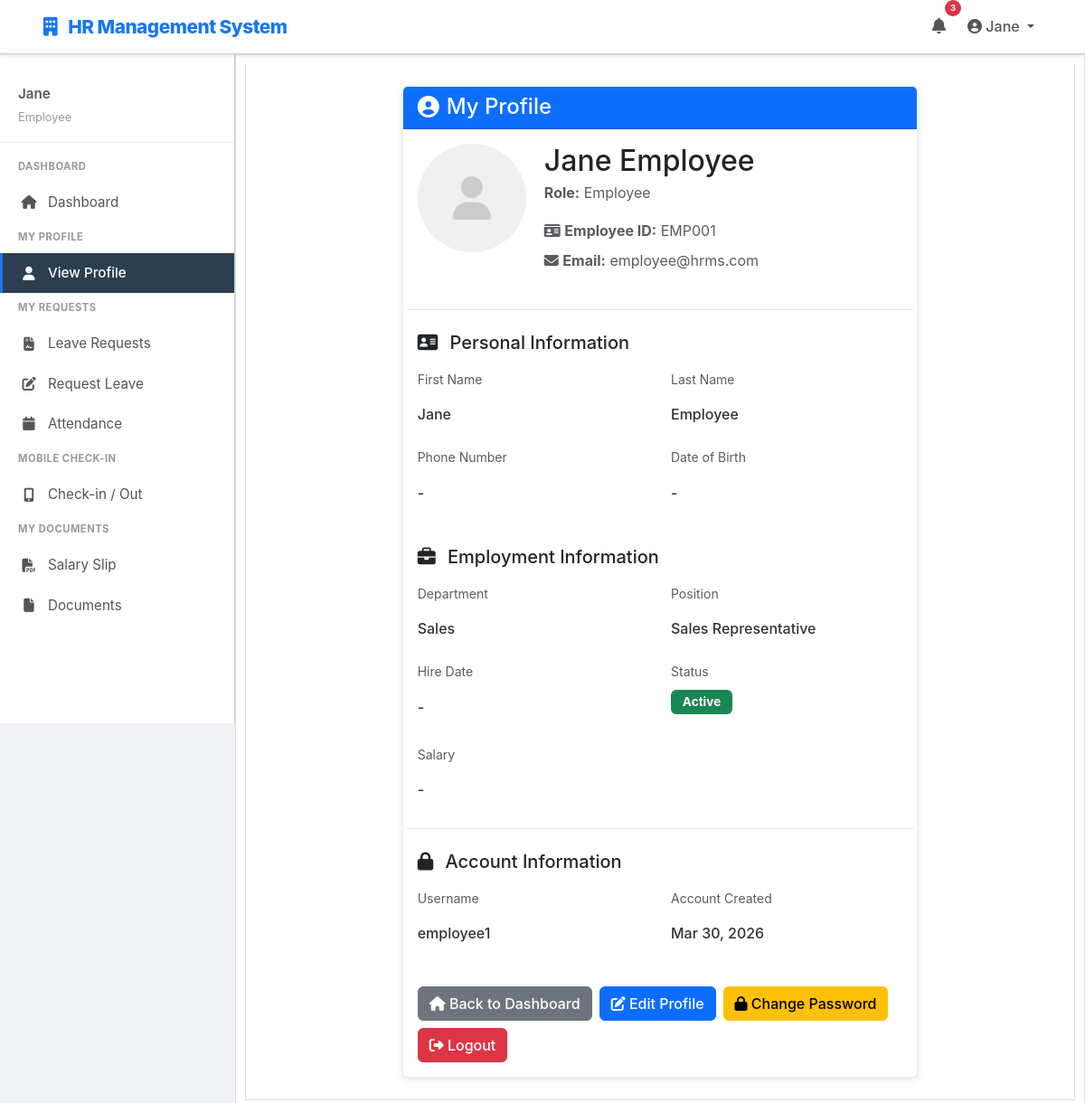
The app's page /profile/ (signed in) with its own data.
### employees/models.py (models this page shows, shortened)
class Employee(models.Model):
    user = models.OneToOneField(User, on_delete=models.CASCADE)
    role = models.CharField(max_length=20, choices=ROLE_CHOICES, default='employee')
    employee_id = models.CharField(max_length=50, unique=True)
    department = models.CharField(max_length=100, blank=True)
    position = models.CharField(max_length=100, blank=True)
    phone = models.CharField(max_length=20, blank=True)
    date_of_birth = models.DateField(null=True, blank=True)
    hire_date = models.DateField(null=True, blank=True)
    salary = models.DecimalField(max_digits=10, decimal_places=2, null=True, blank=True)
    is_active = models.BooleanField(default=True)
    created_at = models.DateTimeField(auto_now_add=True)
    updated_at = models.DateTimeField(auto_now=True)
    def get_role_label(self):
        role_map = {
            'admin': 'System Admin',
            'hradmin': 'HR Admin',
            'manager': 'Manager',
            'employee': 'Employee'
        }
        return role_map.get(self.role, self.role)
    class Meta:
        ordering = ['employee_id']

### employees/views.py (the view)
# urls.py: path('profile/', views.employee_profile, name='employee_profile'),
@never_cache
@login_required(login_url='home')
def employee_profile(request):
    try:
        employee = Employee.objects.get(user=request.user)
    except Employee.DoesNotExist:
        return redirect('home')
    context = {
        'employee': employee,
        'user': request.user,
    }
    return render(request, 'employees/profile.html', context)

### templates/employees/profile.html (shortened to what this page needs)
{% extends "base.html" %}
{% load static %}
{% block content %}
<div class="container-main p-4">
    <div class="row">
        <div class="col-md-8 mx-auto">
            <div class="card">
                <div class="card-header bg-primary text-white d-flex align-items-center">
                    <i class="fas fa-user-circle me-2" style="font-size: 1.5rem;"></i>
                    <h4 class="mb-0">My Profile</h4>
                </div>
                <div class="card-body">
                    <div class="row mb-4 pb-4 border-bottom">
                        <div class="col-md-3 text-center">
                            <div style="width: 120px; height: 120px; background: #f0f0f0; border-radius: 50%; margin: 0 auto; display: flex; align-items: center; justify-content: center;">
                                <i class="fas fa-user" style="font-size: 3rem; color: #ccc;"></i>
                            </div>
                        </div>
                        <div class="col-md-9">
                            <h2 class="mb-1">{{ user.get_full_name|default:user.username }}</h2>
                            <p class="text-muted mb-3">
                                <strong>Role:</strong> {{ employee.get_role_label }}
                            </p>
                            <p class="text-muted mb-2">
                                <i class="fas fa-id-card"></i> <strong>Employee ID:</strong> {{ employee.employee_id }}
                            </p>
                            <p class="text-muted">
                                <i class="fas fa-envelope"></i> <strong>Email:</strong> {{ user.email|default:"Not set" }}
                            </p>
                        </div>
                    </div>
                    <div class="row mb-4">
                        <div class="col-12">
                            <h5 class="mb-3"><i class="fas fa-address-card me-2"></i> Personal Information</h5>
                        </div>
                        <div class="col-md-6 mb-3">
                            <label class="form-label text-muted small">First Name</label>
                            <p class="form-control-plaintext">{{ user.first_name|default:"-" }}</p>
                        </div>
                        <div class="col-md-6 mb-3">
                            <label class="form-label text-muted small">Last Name</label>
                            <p class="form-control-plaintext">{{ user.last_name|default:"-" }}</p>
                        </div>
                        <div class="col-md-6 mb-3">
                            <label class="form-label text-muted small">Phone Number</label>
                            <p class="form-control-plaintext">{{ employee.phone|default:"-" }}</p>
                        </div>
                        <div class="col-md-6 mb-3">
                            <label class="form-label text-muted small">Date of Birth</label>
                            <p class="form-control-plaintext">
                                {% if employee.date_of_birth %}
                                    {{ employee.date_of_birth|date:"M d, Y" }}
                                {% else %}
                                    -
                                {% endif %}
                            </p>
                        </div>
                    </div>
                    <div class="row mb-4 pb-4 border-bottom">
                        <div class="col-12">
                            <h5 class="mb-3"><i class="fas fa-briefcase me-2"></i> Employment Information</h5>
                        </div>
                        <div class="col-md-6 mb-3">
                            <label class="form-label text-muted small">Department</label>
                            <p class="form-control-plaintext">{{ employee.department|default:"-" }}</p>
                        </div>
                        <div class="col-md-6 mb-3">
                            <label class="form-label text-muted small">Position</label>
                            <p class="form-control-plaintext">{{ employee.position|default:"-" }}</p>
                        </div>
                        <div class="col-md-6 mb-3">
                            <label class="form-label text-muted small">Hire Date</label>
                            <p class="form-control-plaintext">
                                {% if employee.hire_date %}
                                    {{ employee.hire_date|date:"M d, Y" }}
                                {% else %}
                                    -
                                {% endif %}
                            </p>
                        </div>
                        <div class="col-md-6 mb-3">
                            <label class="form-label text-muted small">Status</label>
                            <p>
                                {% if employee.is_active %}
                                    <span class="badge bg-success">Active</span>
                                {% else %}
                                    <span class="badge bg-danger">Inactive</span>
                                {% endif %}
                            </p>
                        </div>
                        <div class="col-md-6">
                            <label class="form-label text-muted small">Salary</label>
                            <p class="form-control-plaintext">
                                {% if employee.salary %}
                                    ${{ employee.salary|floatformat:2 }}
                                {% else %}
                                    -
                                {% endif %}
                            </p>
                        </div>
                    </div>
                    <div class="row mb-4">
                        <div class="col-12">
                            <h5 class="mb-3"><i class="fas fa-lock me-2"></i> Account Information</h5>
                        </div>
                        <div class="col-md-6 mb-3">
                            <label class="form-label text-muted small">Username</label>
                            <p class="form-control-plaintext">{{ user.username }}</p>
                        </div>
                        <div class="col-md-6 mb-3">
                            <label class="form-label text-muted small">Account Created</label>
                            <p class="form-control-plaintext">{{ user.date_joined|date:"M d, Y" }}</p>
                        </div>
                    </div>
                    <div class="d-flex gap-2 flex-wrap">
                        <a href="{% url 'dashboard' %}" class="btn btn-secondary">
                            <i class="fas fa-home"></i> Back to Dashboard
                        </a>
                        <a href="#" class="btn btn-primary">
                            <i class="fas fa-edit"></i> Edit Profile
                        </a>
                        <a href="#" class="btn btn-warning">
                            <i class="fas fa-lock"></i> Change Password
                        </a>
                        <a href="{% url 'logout' %}" class="btn btn-danger">
                            <i class="fas fa-sign-out-alt"></i> Logout
                        </a>
                    </div>
                </div>
            </div>
        </div>
    </div>
</div>
{% endblock %}

### templates/base.html (shortened to what this page needs)
{% load static %}
<!DOCTYPE html>
<html lang="en">
<head>
    <link href="https://cdn.jsdelivr.net/npm/bootstrap@5.3.0/dist/css/bootstrap.min.css" rel="stylesheet">
    <link rel="stylesheet" href="https://cdnjs.cloudflare.com/ajax/libs/font-awesome/6.4.0/css/all.min.css">
</head>
<body>
    <nav class="navbar navbar-expand-lg navbar-light">
        <div class="container-fluid px-5">
            <a class="navbar-brand" href="/">
                <i class="fas fa-building"></i> HR Management System
            </a>
            <div class="collapse navbar-collapse" id="navbarNav">
                <ul class="navbar-nav ms-auto">
                    {% if user.is_authenticated %}
                    <li class="nav-item">
                        <a class="nav-link position-relative" href="#" role="button" data-bs-toggle="dropdown">
                            <i class="fas fa-bell"></i>
                            <span class="position-absolute top-0 start-100 translate-middle badge rounded-pill bg-danger" style="font-size: 0.6rem;">
                                3
                            </span>
                        </a>
                    </li>
                    <li class="nav-item dropdown">
                        <a class="nav-link dropdown-toggle" href="#" id="profileDropdown" role="button" data-bs-toggle="dropdown" aria-expanded="false">
                            <i class="fas fa-user-circle"></i> {{ user.first_name|default:user.username }}
                        </a>
                    </li>
                    {% endif %}
                </ul>
            </div>
        </div>
    </nav>
    {% include 'sidebar.html' %}
    <div class="main-content" style="margin-top: 61px;">
        <div class="container-fluid p-0">
            <div class="container-main">
                {% block content %}{% endblock %}
            </div>
        </div>
    </div>
</body>
</html>

### templates/sidebar.html (shortened to what this page needs)
{% if user.is_authenticated %}
<div class="sidebar">
    <div class="sidebar-header">
        <h6>{{ user.first_name|default:user.username }}</h6>
        <small>{{ user.employee.get_role_label }}</small>
    </div>
    {% if user.employee.role == 'admin' %}
    <ul class="sidebar-menu">
        <div class="sidebar-section-title">Dashboard</div>
        <li><a href="{% url 'dashboard' %}"><i class="fas fa-home"></i> Dashboard</a></li>
    </ul>
    <ul class="sidebar-menu">
        <div class="sidebar-section-title">System Management</div>
        <li><a href="{% url 'employee_list' %}"><i class="fas fa-user-cog"></i> Manage User</a></li>
    </ul>
    <ul class="sidebar-menu">
        <div class="sidebar-section-title">Reports & Analytics</div>
        <li><a href="#"><i class="fas fa-chart-bar"></i> System Reports</a></li>
        <li><a href="#"><i class="fas fa-chart-pie"></i> Statistics</a></li>
    </ul>
    {% elif user.employee.role == 'employee' %}
    <ul class="sidebar-menu">
        <div class="sidebar-section-title">Dashboard</div>
        <li><a href="{% url 'dashboard' %}"><i class="fas fa-home"></i> Dashboard</a></li>
    </ul>
    <ul class="sidebar-menu">
        <div class="sidebar-section-title">My Profile</div>
        <li><a href="{% url 'employee_profile' %}"><i class="fas fa-user"></i> View Profile</a></li>
    </ul>
    <ul class="sidebar-menu">
        <div class="sidebar-section-title">My Requests</div>
        <li><a href="{% url 'employee_leave_requests' %}"><i class="fas fa-file-contract"></i> Leave Requests</a></li>
        <li><a href="{% url 'employee_request_leave' %}"><i class="fas fa-edit"></i> Request Leave</a></li>
        <li><a href="{% url 'employee_attendance' %}"><i class="fas fa-calendar"></i> Attendance</a></li>
    </ul>
    <ul class="sidebar-menu">
        <div class="sidebar-section-title">Mobile Check-in</div>
        <li><a href="/mobile/check-in/"><i class="fas fa-mobile-alt"></i> Check-in / Out</a></li>
    </ul>
    <ul class="sidebar-menu">
        <div class="sidebar-section-title">My Documents</div>
        <li><a href="{% url 'employee_salary_slips' %}"><i class="fas fa-file-pdf"></i> Salary Slip</a></li>
        <li><a href="{% url 'employee_documents' %}"><i class="fas fa-file"></i> Documents</a></li>
    </ul>
    {% endif %}
</div>
{% endif %}

### templates/base.html (style rules this page uses)
* { margin: 0; padding: 0; box-sizing: border-box; }
:root { --primary-color: #1877f2; --primary-dark: #065de8; --light-bg: #f0f2f5; --white: #ffffff; --border-color: #ccc; --text-color: #555; --text-secondary: #999; --text-dark: #050505; }
body { background-color: var(--light-bg); font-family: -apple-system, BlinkMacSystemFont, 'Segoe UI', Helvetica, Arial, sans-serif; color: var(--text-color); line-height: 1.6; padding: 0; margin: 0; min-height: 100vh; display: flex; flex-direction: column; }
.navbar { background: var(--white); box-shadow: 0 2px 4px rgba(0, 0, 0, 0.1); padding: 0.5rem 0; border-bottom: 1px solid var(--border-color); position: fixed; top: 0; width: 100%; z-index: 1000; }
.navbar-brand { font-size: 1.3rem; font-weight: 800; color: var(--primary-color) !important; letter-spacing: -0.5px; }
.navbar-brand i { margin-right: 8px; }
.navbar-nav .nav-link { color: var(--text-color) !important; transition: all 0.2s ease; margin-left: 0.5rem; font-weight: 500; }
.nav-link i.fa-bell { font-size: 1.1rem; }
.nav-link .badge { width: 18px; height: 18px; padding: 0; display: flex; align-items: center; justify-content: center; }
.container-main { background-color: var(--white); border-radius: 0; padding: 10px; box-shadow: none; margin: 0; border: 1px solid #ddd; border-top: none; }
.container-fluid { padding: 0; margin: 0; }

### templates/sidebar.html (style rules this page uses)
:root { --primary-color: #1877f2; --light-bg: #f0f2f5; --white: #ffffff; --border-color: #ccc; --text-color: #555; --text-secondary: #999; }
.sidebar { background: var(--white); border-right: 1px solid var(--border-color); height: calc(100vh - 60px); position: fixed; left: 0; top: 60px; width: 260px; padding: 20px 0; overflow-y: auto; z-index: 100; }
.sidebar-header { padding: 15px 20px; border-bottom: 1px solid #eee; margin-bottom: 10px; }
.sidebar-header h6 { color: var(--text-color); font-weight: 600; margin-bottom: 3px; font-size: 0.95rem; }
.sidebar-header small { color: var(--text-secondary); font-size: 0.8rem; }
.sidebar-menu { list-style: none; padding: 0; margin: 0; }
.sidebar-menu li { margin: 0; }
.sidebar-menu a { display: flex; align-items: center; padding: 10px 20px; color: var(--sidebar-text); text-decoration: none; transition: all 0.2s ease; border-left: 3px solid transparent; font-size: 0.95rem; }
.sidebar-menu a.active { background-color: #2b3e50; color: white; border-left-color: var(--primary-color); font-weight: 500; }
.sidebar-menu a i { width: 18px; margin-right: 12px; text-align: center; }
.sidebar-section-title { padding: 8px 20px; font-size: 0.7rem; text-transform: uppercase; color: var(--text-secondary); font-weight: 700; letter-spacing: 0.5px; transition: color 0.3s ease; }
.main-content { margin-left: 260px; margin-top: 0; padding: 0; background: var(--light-bg); }
.container-main { width: 100%; }

### templates/employees/profile.html (style rules this page uses)
.card { box-shadow: 0 2px 8px rgba(0, 0, 0, 0.1); border: 1px solid #e9ecef; }
.card-header { border-bottom: 2px solid rgba(0, 0, 0, 0.1); }
.form-control-plaintext { font-size: 1rem; color: #333; font-weight: 500; padding-top: 0.375rem; }
.badge { padding: 0.4rem 0.8rem; font-size: 0.85rem; }
.btn { border-radius: 0.375rem; font-weight: 500; }

### records on screen
Employee: get_role_label "Employee", employee_id "EMP001", phone "-", department "Sales", position "Sales Representative"

### other values on screen
{{ user.first_name|default:user.username }} "Jane"
{{ user.employee.get_role_label }} "Employee"
{{ user.get_full_name|default:user.username }} "Jane Employee"
{{ user.email|default:"Not set" }} "employee@hrms.com"
{{ user.first_name|default:"-" }} "Jane"
{{ user.last_name|default:"-" }} "Employee"
{{ user.username }} "employee1"
{{ user.date_joined|date:"M d, Y" }} "Mar 30, 2026"
